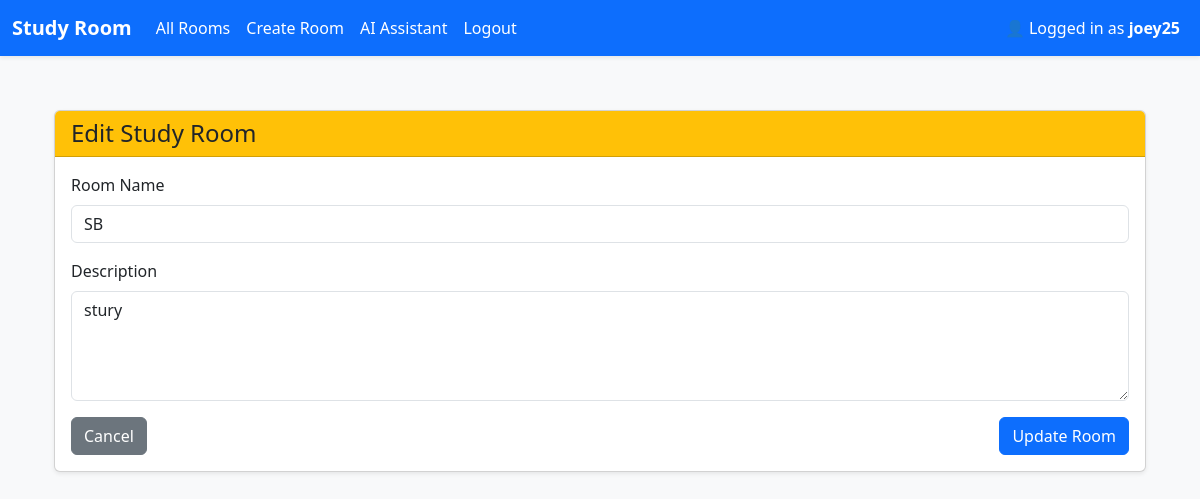
/studyroom/rooms/6/edit (signed in), run on the app's committed database.
### app/models.py (models this page shows)
class User(db.Model, UserMixin): # UserMixin allows methods for user
    id = db.Column(db.Integer, primary_key=True) # primary_key is the identifier for the table. every id column will automatically become unqiue for every user
    username = db.Column(db.String(25), nullable=False, unique=True) # all field must have value and must be unique. can have 25 char max
    email = db.Column(db.String(120), nullable=False, unique=True)
    password_hash = db.Column(db.String(128), nullable=False)
    bio = db.Column(db.Text, nullable=True)
    image_file = db.Column(db.String(120), default="default.jpg")

class StudyRoom(db.Model):
    id = db.Column(db.Integer, primary_key=True) # each room has a uniuqe id
    name = db.Column(db.String(100), nullable=False) # nullable means column cannot be empty
    description = db.Column(db.Text, nullable=True)
    host_id = db.Column(db.Integer, db.ForeignKey('user.id'), nullable=False) # links to the user who created the room
    created_at = db.Column(db.DateTime, default=datetime.utcnow)
    is_active = db.Column(db.Boolean, default=True)
    host = db.relationship('User', backref=db.backref('study_rooms', lazy=True))
    messages = db.relationship('Message', backref='room', cascade="all, delete", passive_deletes=True)

### app/studyroom/routes.py (the view)
@studyroom_bp.route('/rooms/<int:room_id>/edit', methods=['GET', 'POST'])
@login_required
def edit_room(room_id):
    room = StudyRoom.query.get_or_404(room_id)
    if room.host_id != current_user.id:
        flash("You don't have permission to edit this room", "danger")
        return redirect(url_for('studyroom.room_list'))
    if request.method == 'POST': # if post method is called update name and description of room
        room.name = request.form['name']
        room.description = request.form['description']
        db.session.commit() # commit the changes so they are saved to the database
        flash("Room updated sucessfully", "success")
        return redirect(url_for('studyroom.room_detail', room_id=room.id))
    return render_template('rooms/edit.html', room=room)

### app/__init__.py (called while the page is built)
def create_app():
    app = Flask(__name__)
    app.config.from_object(Config) # set config file
    db.init_app(app)
    login_manager.init_app(app)
    socketio.init_app(app)
    mail.init_app(app)
    from flask_migrate import Migrate
    migrate = Migrate(app, db)
    from app.models import User, StudyRoom
    @login_manager.user_loader
    def load_user(user_id):
        return User.query.get(int(user_id))
    from dotenv import load_dotenv
    load_dotenv()
    from app.auth import auth_bp
    app.register_blueprint(auth_bp, url_prefix='/auth')
    from app.studyroom import studyroom_bp
    app.register_blueprint(studyroom_bp, url_prefix='/studyroom')
    try:
        from app.main import main_bp # Register main Blueprint
        app.register_blueprint(main_bp)
    except ImportError:
        pass
    from app import sockets
    return app

### app/templates/rooms/edit.html (shortened to what this page needs)
{% extends 'base.html' %}
{% block content %}
<div class="container py-4">
    <div class="card shadow-sm">
        <div class="card-header bg-warning text-dark">
            <h4 class="mb-0">Edit Study Room</h4>
        </div>
        <div class="card-body">
            <form method="POST">
                <div class="mb-3">
                    <label for="name" class="form-label">Room Name</label>
                    <input type="text" name="name" id="name" value="{{ room.name }}" class="form-control" required>
                </div>
                <div class="mb-3">
                    <label for="description" class="form-label">Description</label>
                    <textarea name="description" id="description" class="form-control" rows="4" required>{{ room.description }}</textarea>
                </div>
                <div class="d-flex justify-content-between">
                    <a href="{{ url_for('studyroom.room_detail', room_id=room.id) }}" class="btn btn-secondary">Cancel</a>
                    <button type="submit" class="btn btn-primary">Update Room</button>
                </div>
            </form>
        </div>
    </div>
</div>
{% endblock %}

### app/templates/base.html (shortened to what this page needs)
<!DOCTYPE html>
<html lang="en">
<head>
    <link href="https://cdn.jsdelivr.net/npm/bootstrap@5.3.0/dist/css/bootstrap.min.css" rel="stylesheet">
</head>
<body>
<nav class="navbar navbar-expand-lg shadow-sm">
  <div class="container-fluid">
    <a class="navbar-brand fw-bold" href="{{ url_for('main.home') }}">Study Room</a>
    <div class="collapse navbar-collapse" id="navbarNav">
      <ul class="navbar-nav me-auto">
        {% if current_user.is_authenticated %}
          <li class="nav-item">
            <a class="nav-link" href="{{ url_for('studyroom.room_list') }}">All Rooms</a>
          </li>
          <li class="nav-item">
            <a class="nav-link" href="{{ url_for('studyroom.create_room') }}">Create Room</a>
          </li>
          <li class="nav-item">
            <a class="nav-link" href="{{ url_for('studyroom.ai_assistant') }}">AI Assistant</a>
          </li>
          <li class="nav-item">
            <a class="nav-link" href="{{ url_for('auth.logout') }}">Logout</a>
          </li>
        {% endif %}
      </ul>
      {% if current_user.is_authenticated %}
      <ul class="navbar-nav ms-auto">
        <li class="nav-item">
          <a href="{{ url_for('auth.profile') }}" class="nav-link">
            👤 Logged in as <strong>{{ current_user.username }}</strong>
        </a>
        </li>
      </ul>
      {% endif %}
    </div>
  </div>
</nav>
<div class="container">
    {% block content %}{% endblock %}
</div>
</body>
</html>

### app/templates/base.html (style rules this page uses)
body { background-color: #f8f9fa; }
.navbar { background-color: #0d6efd; }
.navbar-brand, .nav-link, .navbar-text { color: white !important; }
.container { margin-top: 30px; }

### data on the page
User: username "joey25"
StudyRoom: name "SB", description "stury"
